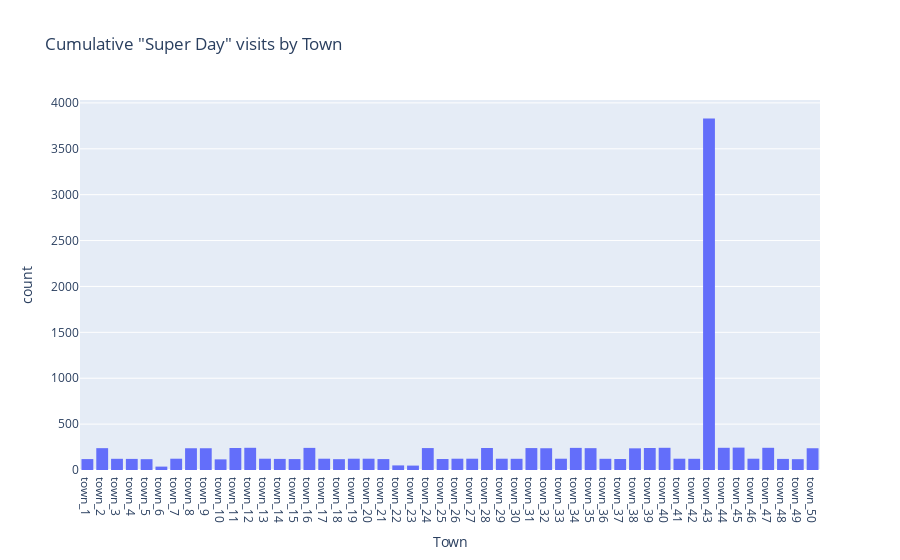

The cell this chart's notebook holds for it:
### Code cell
fig = px.histogram(df_master_super, x='Town',
                    title='Cumulative "Super Day" visits by Town')

fig.show()

### Figure 1 — Plotly figure (JSON) as saved in the notebook; plotly's stock layout.template omitted (floating-point values rounded to 4 significant figures; data arrays with more than 128 entries replaced by an {"elided": "..."} marker saying what was removed)
{"data": [{"alignmentgroup": "True", "bingroup": "x", "hovertemplate": "Town=%{x}<br>count=%{y}<extra></extra>", "legendgroup": "", "marker": {"color": "#636efa", "pattern": {"shape": ""}}, "name": "", "offsetgroup": "", "orientation": "v", "showlegend": false, "type": "histogram", "x": {"elided": "11788 str values"}, "xaxis": "x", "yaxis": "y"}], "layout": {"barmode": "relative", "legend": {"tracegroupgap": 0}, "title": {"text": "Cumulative \"Super Day\" visits by Town"}, "xaxis": {"anchor": "y", "domain": [0, 1], "title": {"text": "Town"}}, "yaxis": {"anchor": "x", "domain": [0, 1], "title": {"text": "count"}}}}
